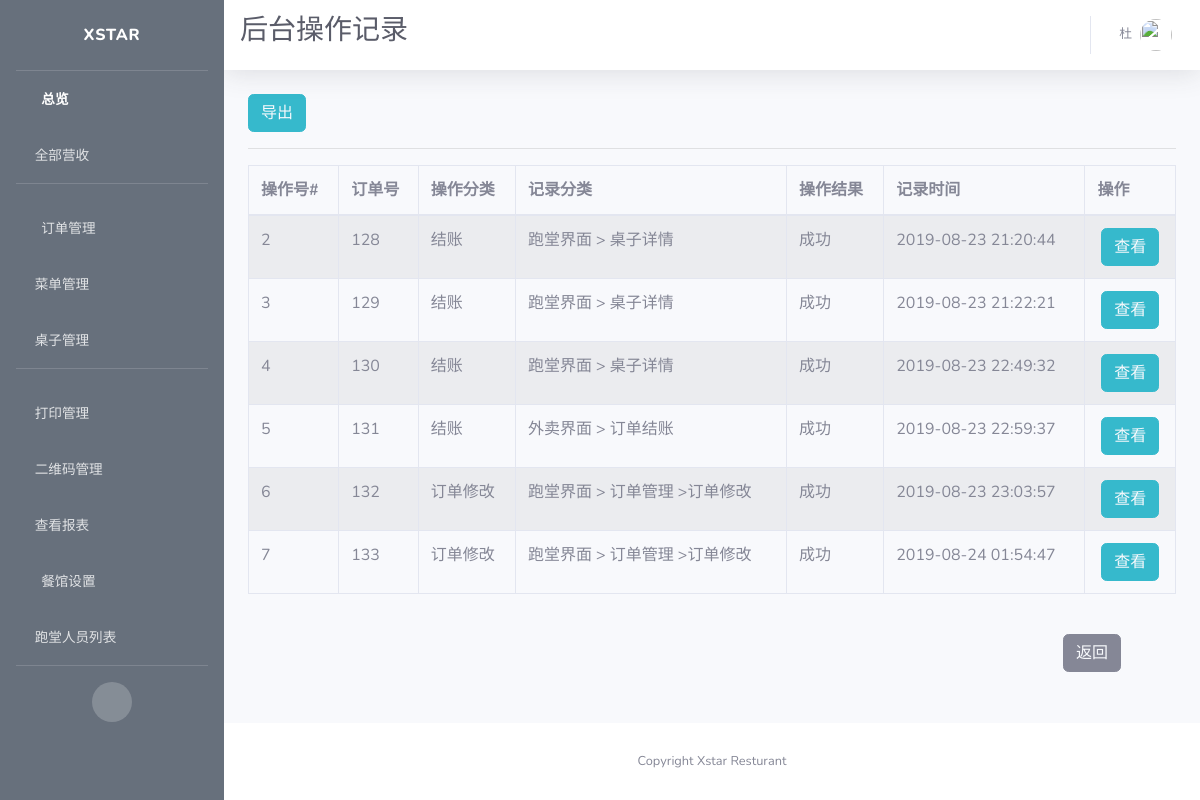
Before: /view/logs (signed in) with the older database file.
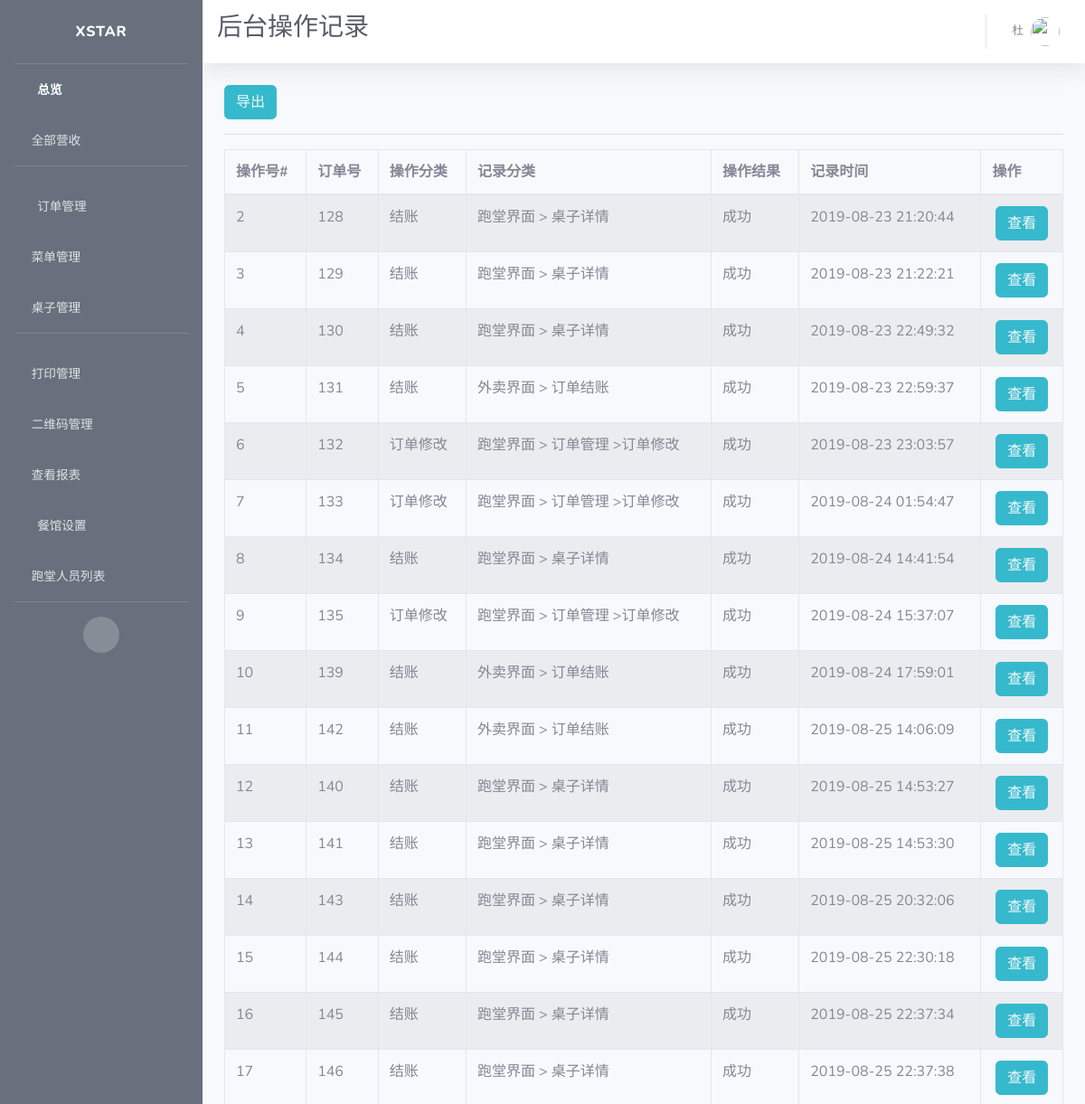
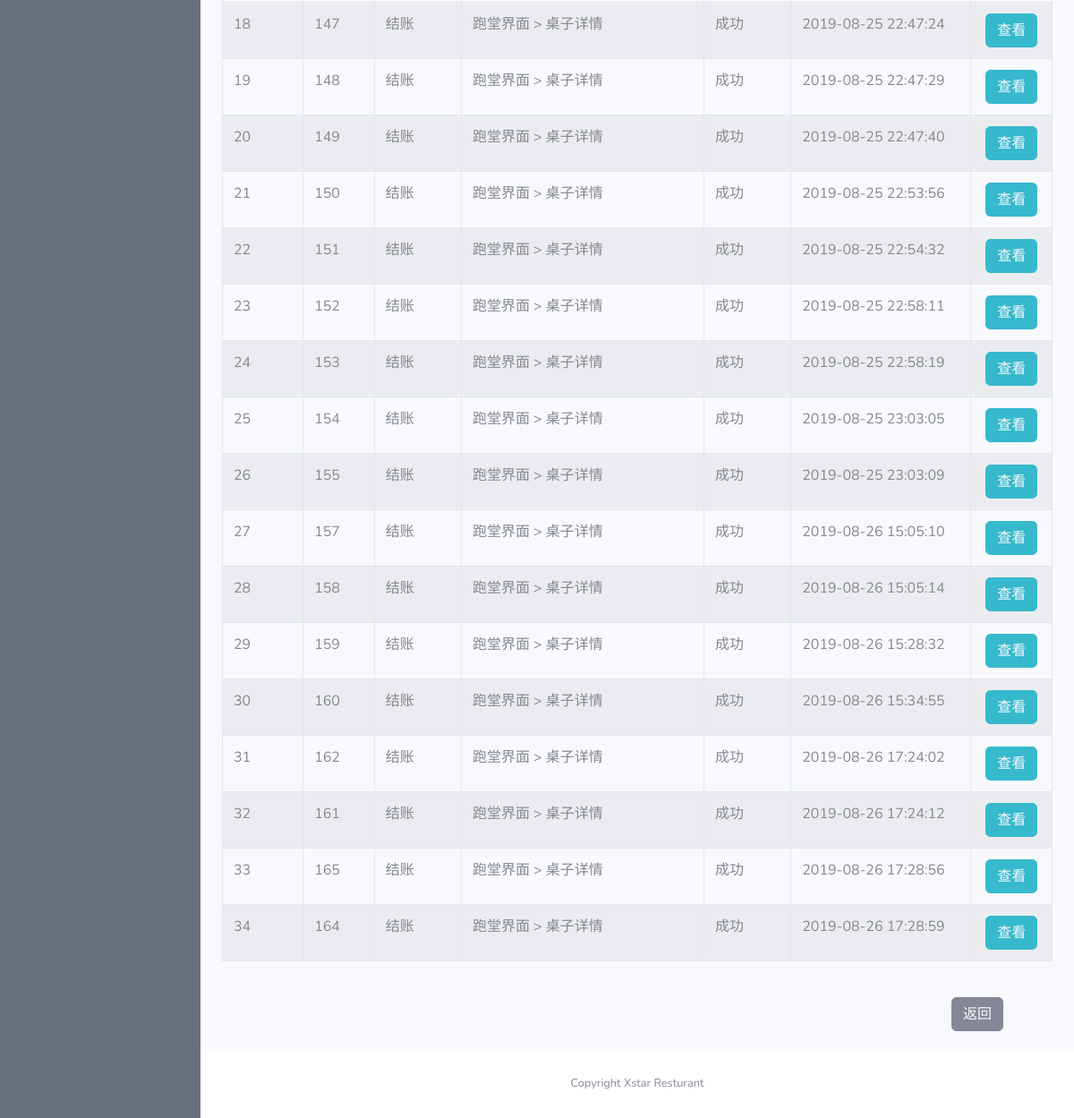
After: the same page with the newer database file (2 pictures, top to bottom).
### app/models.py (models this page shows)
class Log(db.Model):
    id = db.Column(db.Integer, primary_key=True, unique=True, index=True)
    order_id = db.Column(db.Integer, unique=True)
    operation = db.Column(db.String(100))
    page = db.Column(db.String(100))
    desc = db.Column(db.String(2000))
    status = db.Column(db.String(500))
    time = db.Column(db.String(500))

### app/routes.py (the view)
@app.route('/view/logs')
@login_required
def view_logs():
    logs = Log.query.all()
    context = dict(referrer=request.headers.get('Referer'),
                   title=u"后台操作记录",
                   company_name=company_info.get('company_name'),
                   logs=logs)
    return render_template('view_logs.html', **context)

### app/models.py (called while the page is built)
@login.user_loader
def load_user(id):
    return User.query.get(int(id))

### app/templates/view_logs.html (shortened to what this page needs)
{% extends 'base.html' %}
{% block css %}
<link rel="stylesheet" type="text/css" href="https://cdn.datatables.net/1.10.19/css/jquery.dataTables.css">
<link rel="stylesheet" type="text/css" href="https://cdnjs.cloudflare.com/ajax/libs/twitter-bootstrap/4.1.3/css/bootstrap.css">
<link rel="stylesheet" type="text/css" href="https://cdn.datatables.net/1.10.19/css/dataTables.bootstrap4.min.css">
{% endblock %}
{% block title %}
<h1 class="h3 mb-2 text-gray-800">{{title}}</h1>
<br>
{% endblock %}
{% block content %}
<button type="button" class="btn btn-info">
  <a style="color: rgb(247, 249, 252)" href={{ url_for('export_log') }} >
     导出
  </a>
</button>
<hr>
<div class="row">
  <div class="col-sm-12">
    <table id="example" class="table table-striped table-bordered">
      <thead>
        <tr>
          <th>操作号#</th>
          <th>订单号</th>
          <th>操作分类</th>
          <th>记录分类</th>
          <th>操作结果</th>
          <th>记录时间</th>
          <th>操作</th>
        </tr>
      </thead>
      <tbody>
        {% for log in logs %}
        <tr>
            <td>{{ log.id }}</td>
            <td>{{log.order_id}}</td>
            <td>{{log.operation}}</td>
            <td>{{log.page}}</td>
            <td>{{log.status}}</td>
            <td>{{log.time.split(".")[0]}}</td>
            <td style="text-align:center">
              <span>
                <button type="button" class="btn btn-info">
                  <a style="color: rgb(247, 249, 252)" href={{ url_for('view_log', log_id=log.id) }}>
                    查看
                  </a>
                </button>
              </span>
            </td>
        </tr>
        {% endfor %}
      </tbody>
    </table>
    </div>
</div>
<br>
<button type="button" class="btn btn-secondary" id="back">
  <a style="color: rgb(247, 249, 252)" href={{ referrer }}>
    返回
</button>
{% endblock %}

Changed rows visible on the page:
added Log: id "8", order_id "134", operation "结账", page "跑堂界面 > 桌子详情", status "成功", time "2019-08-24 14:41:54"
added Log: id "9", order_id "135", operation "订单修改", page "跑堂界面 > 订单管理 >订单修改", status "成功", time "2019-08-24 15:37:07"
added Log: id "10", order_id "139", operation "结账", page "外卖界面 > 订单结账", status "成功", time "2019-08-24 17:59:01"
added Log: id "11", order_id "142", operation "结账", page "外卖界面 > 订单结账", status "成功", time "2019-08-25 14:06:09"
added Log: id "12", order_id "140", operation "结账", page "跑堂界面 > 桌子详情", status "成功", time "2019-08-25 14:53:27"
added Log: id "13", order_id "141", operation "结账", page "跑堂界面 > 桌子详情", status "成功", time "2019-08-25 14:53:30"
added Log: id "14", order_id "143", operation "结账", page "跑堂界面 > 桌子详情", status "成功", time "2019-08-25 20:32:06"
added Log: id "15", order_id "144", operation "结账", page "跑堂界面 > 桌子详情", status "成功", time "2019-08-25 22:30:18"
added Log: id "16", order_id "145", operation "结账", page "跑堂界面 > 桌子详情", status "成功", time "2019-08-25 22:37:34"
added Log: id "17", order_id "146", operation "结账", page "跑堂界面 > 桌子详情", status "成功", time "2019-08-25 22:37:38"
added Log: id "18", order_id "147", operation "结账", page "跑堂界面 > 桌子详情", status "成功", time "2019-08-25 22:47:24"
added Log: id "19", order_id "148", operation "结账", page "跑堂界面 > 桌子详情", status "成功", time "2019-08-25 22:47:29"
added Log: id "20", order_id "149", operation "结账", page "跑堂界面 > 桌子详情", status "成功", time "2019-08-25 22:47:40"
added Log: id "21", order_id "150", operation "结账", page "跑堂界面 > 桌子详情", status "成功", time "2019-08-25 22:53:56"
added Log: id "22", order_id "151", operation "结账", page "跑堂界面 > 桌子详情", status "成功", time "2019-08-25 22:54:32"
added Log: id "23", order_id "152", operation "结账", page "跑堂界面 > 桌子详情", status "成功", time "2019-08-25 22:58:11"
added Log: id "24", order_id "153", operation "结账", page "跑堂界面 > 桌子详情", status "成功", time "2019-08-25 22:58:19"
added Log: id "25", order_id "154", operation "结账", page "跑堂界面 > 桌子详情", status "成功", time "2019-08-25 23:03:05"
added Log: id "26", order_id "155", operation "结账", page "跑堂界面 > 桌子详情", status "成功", time "2019-08-25 23:03:09"
added Log: id "27", order_id "157", operation "结账", page "跑堂界面 > 桌子详情", status "成功", time "2019-08-26 15:05:10"
added Log: id "28", order_id "158", operation "结账", page "跑堂界面 > 桌子详情", status "成功", time "2019-08-26 15:05:14"
added Log: id "29", order_id "159", operation "结账", page "跑堂界面 > 桌子详情", status "成功", time "2019-08-26 15:28:32"
added Log: id "30", order_id "160", operation "结账", page "跑堂界面 > 桌子详情", status "成功", time "2019-08-26 15:34:55"
added Log: id "31", order_id "162", operation "结账", page "跑堂界面 > 桌子详情", status "成功", time "2019-08-26 17:24:02"
added Log: id "32", order_id "161", operation "结账", page "跑堂界面 > 桌子详情", status "成功", time "2019-08-26 17:24:12"
added Log: id "33", order_id "165", operation "结账", page "跑堂界面 > 桌子详情", status "成功", time "2019-08-26 17:28:56"
added Log: id "34", order_id "164", operation "结账", page "跑堂界面 > 桌子详情", status "成功", time "2019-08-26 17:28:59"
